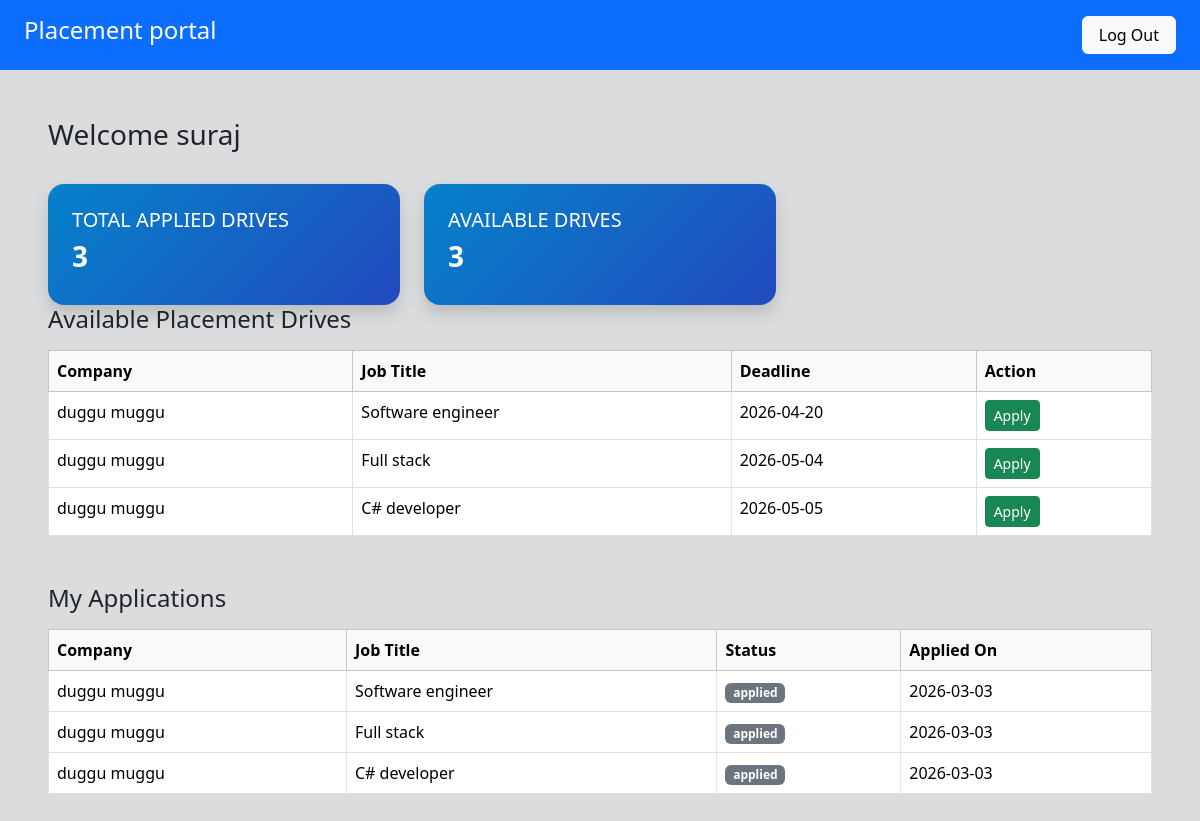
The page /student/dashboard (signed in) on the database its author committed.
### app/models.py (models this page shows, shortened)
class Student(db.Model):
     __tablename__ = "students"
     id = db.Column(db.Integer, primary_key=True )
     user_id = db.Column(db.Integer, db.ForeignKey("users.id"), nullable=False)
     name = db.Column(db.String(100), nullable=False)
     roll_no = db.Column(db.String(50), unique=True, nullable=False)
     branch= db.Column(db.String(50))
     cgpa=db.Column(db.Float)
     phone = db.Column(db.String(15))
     resume = db.Column(db.String(200))
     is_blacklisted = db.Column(db.Boolean, default=False)
     user = db.relationship("User", backref=db.backref("student", uselist=False), uselist=False )

class PlacementDrive(db.Model):
     __tablename__ = "placement_drives"
     id = db.Column(db.Integer, primary_key=True)
     company_id = db.Column(db.Integer, db.ForeignKey("companies.id"), nullable=False)
     job_title = db.Column(db.String(150), nullable=False )
     description = db.Column(db.Text)
     eligibility= db.Column(db.String(200))
     deadline = db.Column(db.Date)
     status = db.Column(db.String(20) , default = 'pending')
     created_at  = db.Column(db.DateTime, default=datetime.utcnow)
     company= db.relationship('Company', backref='drives')

class Company(db.Model):
     __tablename__ = "companies"
     id = db.Column(db.Integer, primary_key=True)
     user_id = db.Column(db.Integer, db.ForeignKey("users.id"), nullable=False)
     company_name = db.Column(db.String(150), nullable=False)
     hr_name = db.Column(db.String(100))
     website = db.Column(db.String(150))
     approval_status = db.Column(db.String(20), default="pending")
     is_blacklisted = db.Column(db.Boolean, default=False)
     user = db.relationship("User", backref=db.backref("company", uselist=False),uselist=False)

class Application(db.Model):
     __tablename__ = "applications"
     id = db.Column(db.Integer, primary_key=True)
     student_id = db.Column(db.Integer, db.ForeignKey("students.id"), nullable=False)
     drive_id =db.Column(db.Integer, db.ForeignKey("placement_drives.id"), nullable=False)
     applied_on =db.Column(db.DateTime, default=datetime.utcnow)
     status = db.Column(db.String(20), default="applied")
     student = db.relationship("Student", backref="applications")
     drive= db.relationship("PlacementDrive", backref="applications")
     __table_args__ = (
          db.UniqueConstraint("student_id","drive_id", name="unique_application"),
     )

### app/student/routes.py (the view)
@student.route('/student/dashboard')
@login_required
def s_student():
    if current_user.role != "student":
        return "Unauthorized", 403
    stu = Student.query.filter_by(user_id=current_user.id).first()
    if not stu:
        return "Student profile not found", 404
    available_drives = PlacementDrive.query.filter_by(status="open").all()
    applications = Application.query.filter_by(student_id=stu.id).all()
    total_applied = len(applications)
    return render_template(
        'student/s_dashboard.html',
        stu=stu,
        available_drives=available_drives,
        applications=applications,
        total_applied=total_applied
    )

### app/__init__.py (called while the page is built)
@login_manager.user_loader
def load_user(user_id):
    from app.models import User
    return User.query.get(int(user_id))

### app/templates/student/s_dashboard.html
{% extends 'base.html' %}
{% block content %}
<div class="p-5 bg-secondary bg-opacity-25 min-vh-100">
    <h3 class="mb-4">Welcome {{ stu.name }}</h3>
     {% include 'student/stats.html'   %}
     {% include 'student/avail_drive.html'   %}
     {% include 'student/applied_drive.html'   %}
</div>
{% endblock %}

### app/templates/student/avail_drive.html
    <h4>Available Placement Drives</h4>
    {% if available_drives %}
    <table class="table table-bordered table-hover mt-3">
        <thead class="table-light">
            <tr>
                <th>Company</th>
                <th>Job Title</th>
                <th>Deadline</th>
                <th>Action</th>
            </tr>
        </thead>
        <tbody>
            {% for drive in available_drives %}
            <tr>
                <td>{{ drive.company.company_name }}</td>
                <td>{{ drive.job_title }}</td>
                <td>{{ drive.deadline.strftime('%Y-%m-%d') }}</td>
                <td>
                    <a href="/student/apply/{{ drive.id }}"
                       class="btn btn-success btn-sm">
                       Apply
                    </a>
                </td>
            </tr>
            {% endfor %}
        </tbody>
    </table>
    {% else %}
        <p class="text-muted">No drives available.</p>
    {% endif %}

### app/templates/student/applied_drive.html
<h4 class="mt-5">My Applications</h4>
    {% if applications %}
    <table class="table table-bordered mt-3">
        <thead class="table-light">
            <tr>
                <th>Company</th>
                <th>Job Title</th>
                <th>Status</th>
                <th>Applied On</th>
            </tr>
        </thead>
        <tbody>
            {% for app in applications %}
            <tr>
                <td>{{ app.drive.company.company_name }}</td>
                <td>{{ app.drive.job_title }}</td>
                <td>
                    {% if app.status == "selected" %}
                        <span class="badge bg-success">Selected</span>
                    {% elif app.status == "rejected" %}
                        <span class="badge bg-danger">Rejected</span>
                    {% else %}
                        <span class="badge bg-secondary">{{ app.status }}</span>
                    {% endif %}
                </td>
                <td>{{ app.applied_on.strftime('%Y-%m-%d') }}</td>
            </tr>
            {% endfor %}
        </tbody>
    </table>
    {% else %}
        <p class="text-muted">You haven't applied to any drives yet.</p>
    {% endif %}

### rows shown on the page
Student: name "suraj"
PlacementDrive: company.company_name "duggu muggu", job_title "Software engineer", deadline "2026-04-20"
PlacementDrive: company.company_name "duggu muggu", job_title "Full stack", deadline "2026-05-04"
PlacementDrive: company.company_name "duggu muggu", job_title "C# developer", deadline "2026-05-05"
Application: drive.company.company_name "duggu muggu", drive.job_title "Software engineer", status "applied", applied_on "2026-03-03"
Application: drive.company.company_name "duggu muggu", drive.job_title "Full stack", status "applied", applied_on "2026-03-03"
Application: drive.company.company_name "duggu muggu", drive.job_title "C# developer", status "applied", applied_on "2026-03-03"

### other values the page prints
{{ total_applied }} "3"
{{ available_drives|length }} "3"
